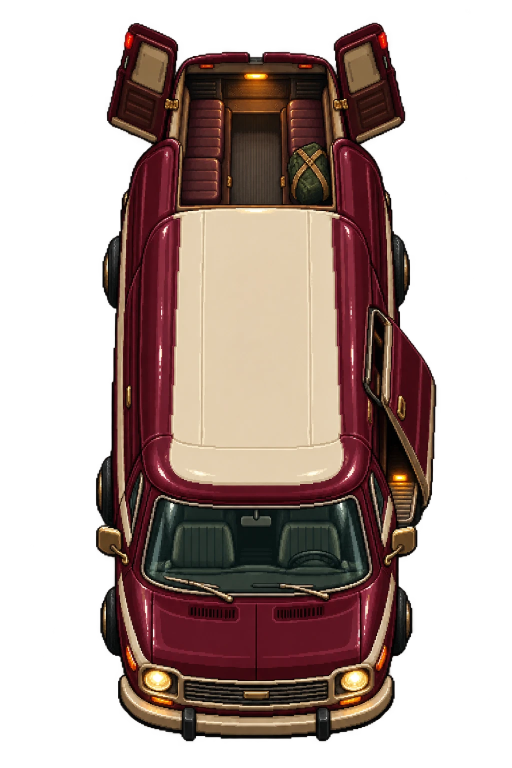
#> input picture art/lobby/getaway-van-source.png, 1024 x 1536 px, found by its file name (shown at 1/2 size)
$ python build-getaway-van.py art/lobby/getaway-van-source.png public/assets/lobby/van.png
#> lines starting #> are read from the running program, lines starting #| are printed output that depends on the picture
# Shrinks the crew's getaway van (art/lobby/getaway-van-source.png: top-down, facing south, its
# rear and side doors open) to the lobby's 16 px a tile, into public/assets/lobby/van.png:
#   python3 scripts/build-getaway-van.py art/lobby/getaway-van-source.png public/assets/lobby/van.png
# The lobby bakes it into the garage (map/lobbyLayout.mjs DECOR); the getaway scene drives it.
import sys
from PIL import Image

HEIGHT = 180  # px: the garage's depth, door to back wall

src = Image.open(sys.argv[1]).convert('RGBA')
#> src is the input picture: PIL image 1024x1536 RGBA; mean R, G, B, A 58.2, 40.5, 35.2, 129.8
src = src.crop(src.getchannel('A').point(lambda a: 255 if a > 128 else 0).getbbox())
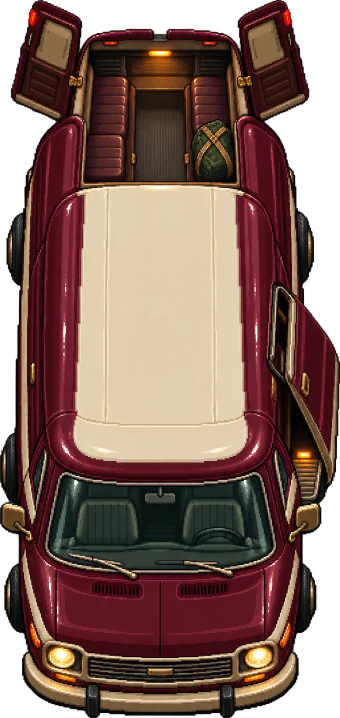
#> src: PIL image 680x1436 RGBA (shown at 1/2 size); mean R, G, B, A 93.6, 65.1, 56.7, 209; transparent parts drawn white
w = round(src.width * HEIGHT / src.height)
#> w = 85
# Resample with premultiplied alpha, so the edges don't pick up the empty background's colour.
van = src.convert('RGBa').resize((w, HEIGHT), Image.LANCZOS).convert('RGBA')
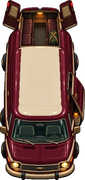
#> van: PIL image 85x180 RGBA; mean R, G, B, A 93.5, 65.1, 56.7, 209.1; transparent parts drawn white
# Crisp edges, like the rest of the lobby's art: nearly-clear goes clear, nearly-solid goes solid.
r, g, b, a = van.split()
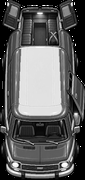
#> r: PIL image 85x180 L; min 0, max 255, mean 93.5
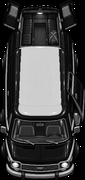
#> g: PIL image 85x180 L; min 0, max 255, mean 65.1
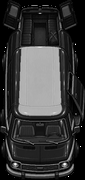
#> b: PIL image 85x180 L; min 0, max 255, mean 56.7
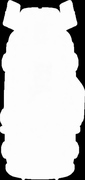
#> a: PIL image 85x180 L; min 0, max 255, mean 209.1
a = a.point(lambda v: 0 if v < 48 else 255 if v > 200 else v)
Image.merge('RGBA', (r, g, b, a)).save(sys.argv[2])
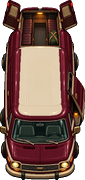
#> saved as van.png: PIL image 85x180 RGBA; mean R, G, B, A 93.5, 65.1, 56.7, 210.9; transparent parts drawn white
print(sys.argv[2], (w, HEIGHT))
#| public/assets/lobby/van.png (85, 180)
